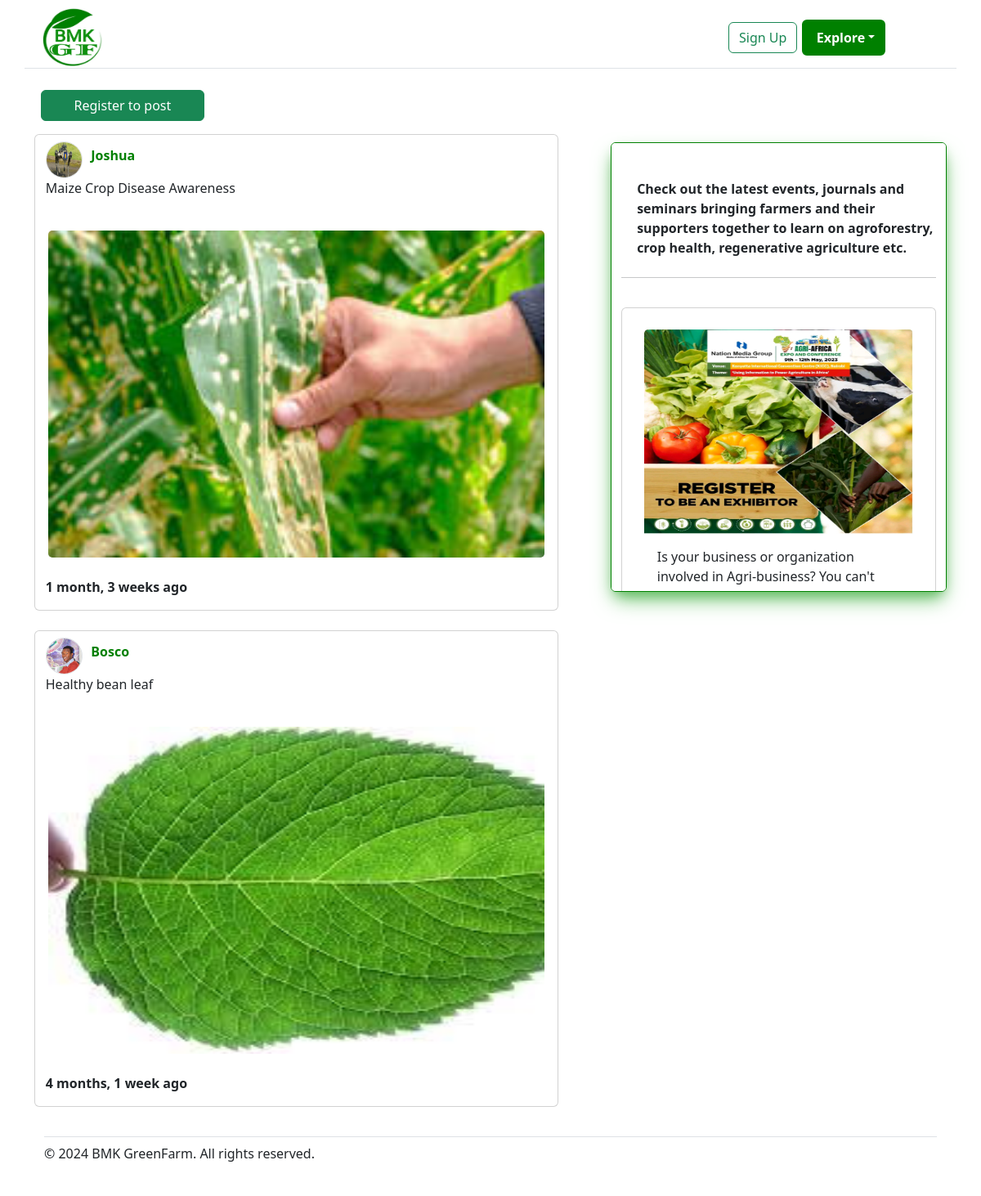
The page /farmers/ on the database its author committed.
### farmers/models.py (models this page shows, shortened)
class Image(models.Model):
    image = models.ImageField(upload_to='images/',default='DEFAULT VALUE')
    name = models.CharField(max_length=250, blank=True)
    caption = models.CharField(max_length=250, blank=True)
    profile = models.ForeignKey(Profile, on_delete=models.CASCADE,  null=True, related_name='posts')
    date_created = models.DateTimeField(auto_now_add=True, null=True)
    user = models.ForeignKey(User, on_delete=models.CASCADE, null=True, related_name='posts')
    likes = models.IntegerField(default=0)
    class Meta:
       ordering = ['-date_created']

class Profile(models.Model):
    user = models.OneToOneField(User, on_delete=models.CASCADE, related_name='profile')
    profile_photo = models.ImageField(upload_to='profile_pics/', default='DEFAULT VALUE')
    bio = models.TextField(max_length=300, default="My Bio", blank=True)
    name = models.CharField(blank=True, max_length=120)

### farmers/views.py (the view)
# urls.py: path('' ,views.farmer, name='farmer'),
def farmer(request):
    images = Image.objects.all()
    users = User.objects.exclude(id=request.user.id)
    if request.method == 'POST':
        form = PostForm(request.POST, request.FILES)
        if form.is_valid():
            post = form.save()
            post.user = request.user
            post.save()
            return HttpResponseRedirect(request.path_info)
    else:
        form = PostForm()
    params = {
        'images': images,
        'form': form,
        'users': users,
    }
    return render(request, 'farmers/index.html', params)

### templates/farmers/index.html (shortened to what this page needs)
{% extends 'base_farmers.html' %}
{% load static %}
{% load bootstrap5 %}
{% block content %}
<div id="seedlings-post" class="container" >
  <div class="row ">
      <div class="col-md-7" id="main" >
          <div class="row">
                   {% if user.is_authenticated %}
                   <p>You can upload seedlings for marketing and any disease related picture to educate fellow farmers on it's treatment.</p>
                        <button style="width: 200px; margin-left: 3%;" class="btn btn-success ml-4 mb-3 upload" data-bs-toggle="modal" data-bs-target="#imageUpload" >
                            Upload Post
                        </button>
                    {% else %}
                    <a id="nav-linking" href="{% url 'register' %}" class="mb-3 btn btn-md btn-success" style="width: 200px; margin-left: 3%; margin-top: -6px;">Register to post</a>
                    {% endif %}
          </div>
    {% for image in images %}
    <div id="posted-image" class="card mb-4">
        <div class="card-title">
            <img  src="{{image.user.profile.profile_photo.url}}" style="border-radius: 50%; margin-left: 2%;" class="rounded-circle border ml-5 mt-2  mr-3"
                 alt="" width="45" height="45">
            <a href="{% url 'user_profile' image.user.username %}" class="mt-2 user"><strong class="usernamecolor">{{image.user.username|title}}</strong></a>
            <div class="caption"><p><strong></strong> {{image.caption}}</p></div>
        </div>
        <div class="card-body mb-2">
            <div class="card-text">
              <img id="uploaded-image" src="{{image.image.url}}"  class=" card-img" height="400px " width="100%" />
           </div>
        </div>
        <p class="post-time">{{image.date_created|timesince}} ago</p>
    </div>
    {% endfor %}
</div>
<div class="col-md-5 mt-2" >
    <div id="learn" class="row" >
        <div class="col-md-1"></div>
        <div class="col-md-11">
            <div id="side-nav-farmers" class="card  mr-2 ml-2">
                <br>
                <div id="visit-users" class="card-title mt-2 ml-4 ">Check out the latest events, journals and seminars bringing farmers and their supporters together to learn on agroforestry, crop health, regenerative agriculture etc.</div>
                <hr>
                <div id="farmers-events" class="card" >
                    <img src="{% static 'img/events.jpg' %}" class="card-img-top " width="200px" height="250px" alt="...">
                    <div class="card-body">
                      <p class="card-text">
                        Is your business or organization involved in Agri-business? You can't afford to miss this. Register to become an Exhibitor
                        at the <strong>2024 Agri Africa Expo happening at KICC from 9th - 12th may</strong> <br> <br>
                      </p>
                    </div>
                </div>
            </div>
        </div>
    </div>
</div>
{% include 'partials/_footer.html' %}
{% endblock %}

### templates/base_farmers.html (shortened to what this page needs)
{% load static %}
<!DOCTYPE html>
<html lang="en">
<head>
        <link rel="stylesheet" href="{% static 'css/farmers.css' %}">
        <link href="https://cdn.jsdelivr.net/npm/bootstrap@5.3.0-alpha1/dist/css/bootstrap.min.css" rel="stylesheet" >
</head>
<body>
    {% include 'partials/_navbar.html' %}
    {% block content %}
    {% endblock %}
</body>
</html>

### templates/partials/_navbar.html (shortened to what this page needs)
{% load static %}
<!DOCTYPE html>
<html lang="en">
<head>
    <link href="{% static 'css/home.css' %}" rel="stylesheet">
    <link href='https://unpkg.com/boxicons@2.1.4/css/boxicons.min.css' rel='stylesheet'>
    <link href="https://cdn.jsdelivr.net/npm/bootstrap@5.3.0-alpha1/dist/css/bootstrap.min.css" rel="stylesheet" >
</head>
<body>
      <main>
        <nav class="navbar navbar-expand-lg" id="navigation" >
          <div class="container border-bottom">
            <a href="/" class="d-flex align-items-center col-md-3 mb-2 mb-md-0 text-dark text-decoration-none">
              <img src="{% static 'img\poster_2024-01-30-025613.png' %}" alt="" class="bi me-2" width="85" height="75" role="img" >
          </a>
            <div class="container-fluid" >
              <div class="row">
                  <div class="col-8"></div>
                  <div class="col-4 navbar-collapse collapse"  id="navbarColor02">
                    {% if user.is_authenticated %}
                    <form action="{% url 'logout' %}" method="post">
                      {% csrf_token %}
                      <input id="sign-out" class="btn btn-outline-success" type="submit" value="Log Out">
                    </form>
                    {% else %}
                    <a id="nav-linking" href="{% url 'register' %}" class="btn btn-outline-success" >Sign Up</a>
                    {% endif %}
                    <ul class="nav nav-pills">
                      <li class="nav-item dropdown">
                        <a class="nav-link dropdown-toggle show " id="drop" data-bs-toggle="dropdown" href="#" role="button" aria-haspopup="true" aria-expanded="true">Explore</a>
                      </li>
                    </ul>
                  </div>
              </div>
            </div>
          </div>
        </nav>
      </main>
</body>
</html>

### templates/partials/_footer.html (shortened to what this page needs)
{% load static %}
<!DOCTYPE html>
<html lang="en">
<head>
    <link href="{% static 'css/home.css' %}" rel="stylesheet">
    <link href="https://cdn.jsdelivr.net/npm/bootstrap@5.3.0-alpha1/dist/css/bootstrap.min.css" rel="stylesheet" >
</head>
<body>
      <main>
        <div class="container">
            <footer class="py-1">
              <div class="d-flex flex-column flex-sm-row justify-content-between py-2 my-2 border-top">
                <p>&copy; 2024 BMK GreenFarm. All rights reserved.</p>
                <ul class="list-unstyled d-flex">
                  <li class="ms-3"><a class="link-body-emphasis" href="#"><svg class="bi" width="24" height="24"><use xlink:href="#twitter"/></svg></a></li>
                  <li class="ms-3"><a class="link-body-emphasis" href="#"><svg class="bi" width="24" height="24"><use xlink:href="#instagram"/></svg></a></li>
                  <li class="ms-3"><a class="link-body-emphasis" href="#"><svg class="bi" width="24" height="24"><use xlink:href="#facebook"/></svg></a></li>
                </ul>
              </div>
            </footer>
          </div>
      </main>
</body>
</html>

### reforestation/static/css/farmers.css (style rules this page uses)
#main { border: 2px solig green; }
#side-nav-farmers { height: 550px; overflow: scroll; width: 100%; border: 1px solid green; box-shadow: rgb(120, 202, 120) 0px 13px 27px -5px, green 0px 8px 16px -8px; margin-top: 50px; overflow-x: hidden; padding: 3%; }
#visit-users { margin-left: 5%; font-weight: bold; }
.usernamecolor { color: green; text-decoration-style: none; }
.caption { margin-left: 2%; margin-bottom: 0; }
a { text-decoration: none; }
.user { text-decoration: none; margin-top: 5%; margin-left: 1%; font-weight: bold; }
.post-time { margin-left: 2%; font-weight: bold; }
#farmers-events { padding: 7%; margin-top: 5%; }
#seedlings-post { margin-top: 2%; }

### reforestation/static/css/home.css (style rules this page uses)
.bi { vertical-align: -.125em; fill: currentColor; }
.dropdown-toggle { outline: 0; }
#drop { border: 2px solid green; margin-left: 5%; min-width: 50px; color: white; background-color: green; font-weight: bold; }

### rows shown on the page
Image: user.profile.profile_photo (picture), user.username "Joshua", caption "Maize Crop Disease Awareness", image (picture), date_created "1 month, 3 weeks"
Image: user.profile.profile_photo (picture), user.username "Bosco", caption "Healthy bean leaf", image (picture), date_created "4 months, 1 week"
